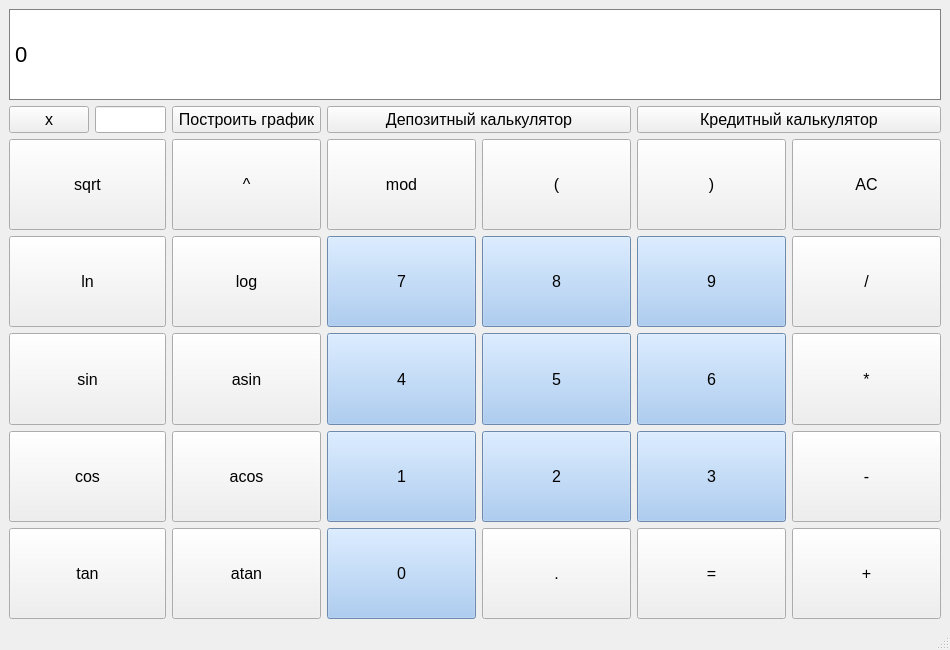
<?xml version="1.0" encoding="UTF-8"?>
<ui version="4.0">
 <class>MainWindow</class>
 <widget class="QMainWindow" name="MainWindow">
  <property name="geometry">
   <rect>
    <x>0</x>
    <y>0</y>
    <width>950</width>
    <height>650</height>
   </rect>
  </property>
  <property name="windowTitle">
   <string>MainWindow</string>
  </property>
  <widget class="QWidget" name="centralwidget">
   <layout class="QGridLayout" name="gridLayout">
    <item row="1" column="8" colspan="4">
     <widget class="QPushButton" name="credit">
      <property name="sizePolicy">
       <sizepolicy hsizetype="Minimum" vsizetype="Fixed">
        <horstretch>0</horstretch>
        <verstretch>0</verstretch>
       </sizepolicy>
      </property>
      <property name="font">
       <font>
        <pointsize>12</pointsize>
        <weight>50</weight>
        <bold>false</bold>
       </font>
      </property>
      <property name="text">
       <string>Кредитный калькулятор</string>
      </property>
     </widget>
    </item>
    <item row="5" column="4" colspan="2">
     <widget class="QPushButton" name="seven">
      <property name="sizePolicy">
       <sizepolicy hsizetype="Ignored" vsizetype="Ignored">
        <horstretch>0</horstretch>
        <verstretch>0</verstretch>
       </sizepolicy>
      </property>
      <property name="font">
       <font>
        <pointsize>12</pointsize>
        <weight>50</weight>
        <bold>false</bold>
       </font>
      </property>
      <property name="styleSheet">
       <string notr="true">background-color: rgb(153, 193, 241);</string>
      </property>
      <property name="text">
       <string>7</string>
      </property>
      <attribute name="buttonGroup">
       <string notr="true">numbs</string>
      </attribute>
     </widget>
    </item>
    <item row="10" column="0" colspan="2">
     <widget class="QPushButton" name="tan">
      <property name="sizePolicy">
       <sizepolicy hsizetype="Minimum" vsizetype="Ignored">
        <horstretch>0</horstretch>
        <verstretch>0</verstretch>
       </sizepolicy>
      </property>
      <property name="font">
       <font>
        <pointsize>12</pointsize>
        <weight>50</weight>
        <bold>false</bold>
       </font>
      </property>
      <property name="text">
       <string>tan</string>
      </property>
      <attribute name="buttonGroup">
       <string notr="true">functions</string>
      </attribute>
     </widget>
    </item>
    <item row="7" column="10" colspan="2">
     <widget class="QPushButton" name="mul">
      <property name="sizePolicy">
       <sizepolicy hsizetype="Ignored" vsizetype="Ignored">
        <horstretch>0</horstretch>
        <verstretch>0</verstretch>
       </sizepolicy>
      </property>
      <property name="font">
       <font>
        <pointsize>12</pointsize>
        <weight>50</weight>
        <bold>false</bold>
       </font>
      </property>
      <property name="text">
       <string>*</string>
      </property>
      <attribute name="buttonGroup">
       <string notr="true">operands</string>
      </attribute>
     </widget>
    </item>
    <item row="3" column="0" colspan="2">
     <widget class="QPushButton" name="sqrt">
      <property name="sizePolicy">
       <sizepolicy hsizetype="Ignored" vsizetype="Ignored">
        <horstretch>0</horstretch>
        <verstretch>0</verstretch>
       </sizepolicy>
      </property>
      <property name="font">
       <font>
        <pointsize>12</pointsize>
        <weight>50</weight>
        <bold>false</bold>
       </font>
      </property>
      <property name="text">
       <string>sqrt</string>
      </property>
      <attribute name="buttonGroup">
       <string notr="true">functions</string>
      </attribute>
     </widget>
    </item>
    <item row="5" column="8" colspan="2">
     <widget class="QPushButton" name="nine">
      <property name="sizePolicy">
       <sizepolicy hsizetype="Ignored" vsizetype="Ignored">
        <horstretch>0</horstretch>
        <verstretch>0</verstretch>
       </sizepolicy>
      </property>
      <property name="font">
       <font>
        <pointsize>12</pointsize>
        <weight>50</weight>
        <bold>false</bold>
       </font>
      </property>
      <property name="styleSheet">
       <string notr="true">background-color: rgb(153, 193, 241);</string>
      </property>
      <property name="text">
       <string>9</string>
      </property>
      <attribute name="buttonGroup">
       <string notr="true">numbs</string>
      </attribute>
     </widget>
    </item>
    <item row="5" column="6" colspan="2">
     <widget class="QPushButton" name="eight">
      <property name="sizePolicy">
       <sizepolicy hsizetype="Ignored" vsizetype="Ignored">
        <horstretch>0</horstretch>
        <verstretch>0</verstretch>
       </sizepolicy>
      </property>
      <property name="font">
       <font>
        <pointsize>12</pointsize>
        <weight>50</weight>
        <bold>false</bold>
       </font>
      </property>
      <property name="styleSheet">
       <string notr="true">background-color: rgb(153, 193, 241);</string>
      </property>
      <property name="text">
       <string>8</string>
      </property>
      <attribute name="buttonGroup">
       <string notr="true">numbs</string>
      </attribute>
     </widget>
    </item>
    <item row="5" column="10" colspan="2">
     <widget class="QPushButton" name="div">
      <property name="sizePolicy">
       <sizepolicy hsizetype="Minimum" vsizetype="Ignored">
        <horstretch>0</horstretch>
        <verstretch>0</verstretch>
       </sizepolicy>
      </property>
      <property name="font">
       <font>
        <pointsize>12</pointsize>
        <weight>50</weight>
        <bold>false</bold>
       </font>
      </property>
      <property name="text">
       <string>/</string>
      </property>
      <attribute name="buttonGroup">
       <string notr="true">operands</string>
      </attribute>
     </widget>
    </item>
    <item row="8" column="8" colspan="2">
     <widget class="QPushButton" name="three">
      <property name="sizePolicy">
       <sizepolicy hsizetype="Ignored" vsizetype="Ignored">
        <horstretch>0</horstretch>
        <verstretch>0</verstretch>
       </sizepolicy>
      </property>
      <property name="font">
       <font>
        <pointsize>12</pointsize>
        <weight>50</weight>
        <bold>false</bold>
       </font>
      </property>
      <property name="styleSheet">
       <string notr="true">background-color: rgb(153, 193, 241);</string>
      </property>
      <property name="text">
       <string>3</string>
      </property>
      <attribute name="buttonGroup">
       <string notr="true">numbs</string>
      </attribute>
     </widget>
    </item>
    <item row="5" column="0" colspan="2">
     <widget class="QPushButton" name="ln">
      <property name="sizePolicy">
       <sizepolicy hsizetype="Minimum" vsizetype="Ignored">
        <horstretch>0</horstretch>
        <verstretch>0</verstretch>
       </sizepolicy>
      </property>
      <property name="font">
       <font>
        <pointsize>12</pointsize>
        <weight>50</weight>
        <bold>false</bold>
       </font>
      </property>
      <property name="text">
       <string>ln</string>
      </property>
      <attribute name="buttonGroup">
       <string notr="true">functions</string>
      </attribute>
     </widget>
    </item>
    <item row="8" column="4" colspan="2">
     <widget class="QPushButton" name="one">
      <property name="sizePolicy">
       <sizepolicy hsizetype="Ignored" vsizetype="Ignored">
        <horstretch>0</horstretch>
        <verstretch>0</verstretch>
       </sizepolicy>
      </property>
      <property name="font">
       <font>
        <pointsize>12</pointsize>
        <weight>50</weight>
        <bold>false</bold>
       </font>
      </property>
      <property name="styleSheet">
       <string notr="true">background-color: rgb(153, 193, 241);</string>
      </property>
      <property name="text">
       <string>1</string>
      </property>
      <attribute name="buttonGroup">
       <string notr="true">numbs</string>
      </attribute>
     </widget>
    </item>
    <item row="7" column="0" colspan="2">
     <widget class="QPushButton" name="sin">
      <property name="sizePolicy">
       <sizepolicy hsizetype="Minimum" vsizetype="Ignored">
        <horstretch>0</horstretch>
        <verstretch>0</verstretch>
       </sizepolicy>
      </property>
      <property name="font">
       <font>
        <pointsize>12</pointsize>
        <weight>50</weight>
        <bold>false</bold>
       </font>
      </property>
      <property name="text">
       <string>sin</string>
      </property>
      <attribute name="buttonGroup">
       <string notr="true">functions</string>
      </attribute>
     </widget>
    </item>
    <item row="3" column="2" colspan="2">
     <widget class="QPushButton" name="exp">
      <property name="sizePolicy">
       <sizepolicy hsizetype="Minimum" vsizetype="Ignored">
        <horstretch>0</horstretch>
        <verstretch>0</verstretch>
       </sizepolicy>
      </property>
      <property name="font">
       <font>
        <pointsize>12</pointsize>
        <weight>50</weight>
        <bold>false</bold>
       </font>
      </property>
      <property name="text">
       <string>^</string>
      </property>
      <attribute name="buttonGroup">
       <string notr="true">operands</string>
      </attribute>
     </widget>
    </item>
    <item row="10" column="8" colspan="2">
     <widget class="QPushButton" name="equal">
      <property name="sizePolicy">
       <sizepolicy hsizetype="Minimum" vsizetype="Ignored">
        <horstretch>0</horstretch>
        <verstretch>0</verstretch>
       </sizepolicy>
      </property>
      <property name="font">
       <font>
        <pointsize>12</pointsize>
        <weight>50</weight>
        <bold>false</bold>
       </font>
      </property>
      <property name="text">
       <string>=</string>
      </property>
     </widget>
    </item>
    <item row="1" column="0">
     <widget class="QPushButton" name="x">
      <property name="sizePolicy">
       <sizepolicy hsizetype="Minimum" vsizetype="Fixed">
        <horstretch>0</horstretch>
        <verstretch>0</verstretch>
       </sizepolicy>
      </property>
      <property name="font">
       <font>
        <pointsize>12</pointsize>
        <weight>50</weight>
        <bold>false</bold>
       </font>
      </property>
      <property name="text">
       <string>x</string>
      </property>
      <attribute name="buttonGroup">
       <string notr="true">numbs</string>
      </attribute>
     </widget>
    </item>
    <item row="3" column="4" colspan="2">
     <widget class="QPushButton" name="mod">
      <property name="sizePolicy">
       <sizepolicy hsizetype="Minimum" vsizetype="Ignored">
        <horstretch>0</horstretch>
        <verstretch>0</verstretch>
       </sizepolicy>
      </property>
      <property name="font">
       <font>
        <pointsize>12</pointsize>
        <weight>50</weight>
        <bold>false</bold>
       </font>
      </property>
      <property name="text">
       <string>mod</string>
      </property>
      <attribute name="buttonGroup">
       <string notr="true">operands</string>
      </attribute>
     </widget>
    </item>
    <item row="3" column="6" colspan="2">
     <widget class="QPushButton" name="lbracket">
      <property name="sizePolicy">
       <sizepolicy hsizetype="Minimum" vsizetype="Ignored">
        <horstretch>0</horstretch>
        <verstretch>0</verstretch>
       </sizepolicy>
      </property>
      <property name="font">
       <font>
        <pointsize>12</pointsize>
        <weight>50</weight>
        <bold>false</bold>
       </font>
      </property>
      <property name="text">
       <string>(</string>
      </property>
      <attribute name="buttonGroup">
       <string notr="true">brackets</string>
      </attribute>
     </widget>
    </item>
    <item row="10" column="6" colspan="2">
     <widget class="QPushButton" name="floatDot">
      <property name="sizePolicy">
       <sizepolicy hsizetype="Minimum" vsizetype="Ignored">
        <horstretch>0</horstretch>
        <verstretch>0</verstretch>
       </sizepolicy>
      </property>
      <property name="font">
       <font>
        <pointsize>12</pointsize>
        <weight>50</weight>
        <bold>false</bold>
       </font>
      </property>
      <property name="text">
       <string>.</string>
      </property>
     </widget>
    </item>
    <item row="10" column="2" colspan="2">
     <widget class="QPushButton" name="atan">
      <property name="sizePolicy">
       <sizepolicy hsizetype="Minimum" vsizetype="Ignored">
        <horstretch>0</horstretch>
        <verstretch>0</verstretch>
       </sizepolicy>
      </property>
      <property name="font">
       <font>
        <pointsize>12</pointsize>
        <weight>50</weight>
        <bold>false</bold>
       </font>
      </property>
      <property name="text">
       <string>atan</string>
      </property>
      <attribute name="buttonGroup">
       <string notr="true">functions</string>
      </attribute>
     </widget>
    </item>
    <item row="0" column="0" colspan="12">
     <widget class="QLabel" name="result">
      <property name="sizePolicy">
       <sizepolicy hsizetype="Preferred" vsizetype="Ignored">
        <horstretch>0</horstretch>
        <verstretch>0</verstretch>
       </sizepolicy>
      </property>
      <property name="layoutDirection">
       <enum>Qt::LeftToRight</enum>
      </property>
      <property name="styleSheet">
       <string notr="true">/* styles.qss */
QLabel {
  qproperty-alignment: 'AlignVCenter | AlignRight';
  border: 1px solid gray;
  background-color: rgb(255, 255, 255);
  font-size: 22px;
}
</string>
      </property>
      <property name="text">
       <string>0</string>
      </property>
     </widget>
    </item>
    <item row="1" column="1">
     <widget class="QLineEdit" name="xInput">
      <property name="sizePolicy">
       <sizepolicy hsizetype="Ignored" vsizetype="Fixed">
        <horstretch>0</horstretch>
        <verstretch>0</verstretch>
       </sizepolicy>
      </property>
      <property name="font">
       <font>
        <pointsize>12</pointsize>
        <weight>50</weight>
        <bold>false</bold>
       </font>
      </property>
     </widget>
    </item>
    <item row="5" column="2" colspan="2">
     <widget class="QPushButton" name="log">
      <property name="sizePolicy">
       <sizepolicy hsizetype="Minimum" vsizetype="Ignored">
        <horstretch>0</horstretch>
        <verstretch>0</verstretch>
       </sizepolicy>
      </property>
      <property name="font">
       <font>
        <pointsize>12</pointsize>
        <weight>50</weight>
        <bold>false</bold>
       </font>
      </property>
      <property name="text">
       <string>log</string>
      </property>
      <attribute name="buttonGroup">
       <string notr="true">functions</string>
      </attribute>
     </widget>
    </item>
    <item row="1" column="4" colspan="4">
     <widget class="QPushButton" name="deposit">
      <property name="sizePolicy">
       <sizepolicy hsizetype="Minimum" vsizetype="Fixed">
        <horstretch>0</horstretch>
        <verstretch>0</verstretch>
       </sizepolicy>
      </property>
      <property name="font">
       <font>
        <pointsize>12</pointsize>
        <weight>50</weight>
        <bold>false</bold>
       </font>
      </property>
      <property name="text">
       <string>Депозитный калькулятор</string>
      </property>
     </widget>
    </item>
    <item row="8" column="2" colspan="2">
     <widget class="QPushButton" name="acos">
      <property name="sizePolicy">
       <sizepolicy hsizetype="Ignored" vsizetype="Ignored">
        <horstretch>0</horstretch>
        <verstretch>0</verstretch>
       </sizepolicy>
      </property>
      <property name="font">
       <font>
        <pointsize>12</pointsize>
        <weight>50</weight>
        <bold>false</bold>
       </font>
      </property>
      <property name="text">
       <string>acos</string>
      </property>
      <attribute name="buttonGroup">
       <string notr="true">functions</string>
      </attribute>
     </widget>
    </item>
    <item row="7" column="8" colspan="2">
     <widget class="QPushButton" name="six">
      <property name="sizePolicy">
       <sizepolicy hsizetype="Ignored" vsizetype="Ignored">
        <horstretch>0</horstretch>
        <verstretch>0</verstretch>
       </sizepolicy>
      </property>
      <property name="font">
       <font>
        <pointsize>12</pointsize>
        <weight>50</weight>
        <bold>false</bold>
       </font>
      </property>
      <property name="styleSheet">
       <string notr="true">background-color: rgb(153, 193, 241);</string>
      </property>
      <property name="text">
       <string>6</string>
      </property>
      <attribute name="buttonGroup">
       <string notr="true">numbs</string>
      </attribute>
     </widget>
    </item>
    <item row="8" column="6" colspan="2">
     <widget class="QPushButton" name="two">
      <property name="sizePolicy">
       <sizepolicy hsizetype="Ignored" vsizetype="Ignored">
        <horstretch>0</horstretch>
        <verstretch>0</verstretch>
       </sizepolicy>
      </property>
      <property name="font">
       <font>
        <pointsize>12</pointsize>
        <weight>50</weight>
        <bold>false</bold>
       </font>
      </property>
      <property name="styleSheet">
       <string notr="true">background-color: rgb(153, 193, 241);</string>
      </property>
      <property name="text">
       <string>2</string>
      </property>
      <attribute name="buttonGroup">
       <string notr="true">numbs</string>
      </attribute>
     </widget>
    </item>
    <item row="3" column="10" colspan="2">
     <widget class="QPushButton" name="AC">
      <property name="sizePolicy">
       <sizepolicy hsizetype="Minimum" vsizetype="Ignored">
        <horstretch>0</horstretch>
        <verstretch>0</verstretch>
       </sizepolicy>
      </property>
      <property name="font">
       <font>
        <pointsize>12</pointsize>
        <weight>50</weight>
        <bold>false</bold>
       </font>
      </property>
      <property name="text">
       <string>AC</string>
      </property>
     </widget>
    </item>
    <item row="1" column="2" colspan="2">
     <widget class="QPushButton" name="drow">
      <property name="sizePolicy">
       <sizepolicy hsizetype="Minimum" vsizetype="Fixed">
        <horstretch>0</horstretch>
        <verstretch>0</verstretch>
       </sizepolicy>
      </property>
      <property name="font">
       <font>
        <pointsize>12</pointsize>
        <weight>50</weight>
        <bold>false</bold>
       </font>
      </property>
      <property name="text">
       <string>Построить график</string>
      </property>
     </widget>
    </item>
    <item row="3" column="8" colspan="2">
     <widget class="QPushButton" name="rbracket">
      <property name="sizePolicy">
       <sizepolicy hsizetype="Minimum" vsizetype="Ignored">
        <horstretch>0</horstretch>
        <verstretch>0</verstretch>
       </sizepolicy>
      </property>
      <property name="font">
       <font>
        <pointsize>12</pointsize>
        <weight>50</weight>
        <bold>false</bold>
       </font>
      </property>
      <property name="text">
       <string>)</string>
      </property>
      <attribute name="buttonGroup">
       <string notr="true">brackets</string>
      </attribute>
     </widget>
    </item>
    <item row="10" column="10" colspan="2">
     <widget class="QPushButton" name="plus">
      <property name="sizePolicy">
       <sizepolicy hsizetype="Ignored" vsizetype="Ignored">
        <horstretch>0</horstretch>
        <verstretch>0</verstretch>
       </sizepolicy>
      </property>
      <property name="font">
       <font>
        <pointsize>12</pointsize>
        <weight>50</weight>
        <bold>false</bold>
       </font>
      </property>
      <property name="text">
       <string>+</string>
      </property>
      <attribute name="buttonGroup">
       <string notr="true">operands</string>
      </attribute>
     </widget>
    </item>
    <item row="8" column="0" colspan="2">
     <widget class="QPushButton" name="cos">
      <property name="sizePolicy">
       <sizepolicy hsizetype="Ignored" vsizetype="Ignored">
        <horstretch>0</horstretch>
        <verstretch>0</verstretch>
       </sizepolicy>
      </property>
      <property name="font">
       <font>
        <pointsize>12</pointsize>
        <weight>50</weight>
        <bold>false</bold>
       </font>
      </property>
      <property name="text">
       <string>cos</string>
      </property>
      <attribute name="buttonGroup">
       <string notr="true">functions</string>
      </attribute>
     </widget>
    </item>
    <item row="8" column="10" colspan="2">
     <widget class="QPushButton" name="minus">
      <property name="sizePolicy">
       <sizepolicy hsizetype="Ignored" vsizetype="Ignored">
        <horstretch>0</horstretch>
        <verstretch>0</verstretch>
       </sizepolicy>
      </property>
      <property name="font">
       <font>
        <pointsize>12</pointsize>
        <weight>50</weight>
        <bold>false</bold>
       </font>
      </property>
      <property name="text">
       <string>-</string>
      </property>
      <attribute name="buttonGroup">
       <string notr="true">operands</string>
      </attribute>
     </widget>
    </item>
    <item row="7" column="2" colspan="2">
     <widget class="QPushButton" name="asin">
      <property name="sizePolicy">
       <sizepolicy hsizetype="Minimum" vsizetype="Ignored">
        <horstretch>0</horstretch>
        <verstretch>0</verstretch>
       </sizepolicy>
      </property>
      <property name="font">
       <font>
        <pointsize>12</pointsize>
        <weight>50</weight>
        <bold>false</bold>
       </font>
      </property>
      <property name="text">
       <string>asin</string>
      </property>
      <attribute name="buttonGroup">
       <string notr="true">functions</string>
      </attribute>
     </widget>
    </item>
    <item row="7" column="4" colspan="2">
     <widget class="QPushButton" name="four">
      <property name="sizePolicy">
       <sizepolicy hsizetype="Ignored" vsizetype="Ignored">
        <horstretch>0</horstretch>
        <verstretch>0</verstretch>
       </sizepolicy>
      </property>
      <property name="font">
       <font>
        <pointsize>12</pointsize>
        <weight>50</weight>
        <bold>false</bold>
       </font>
      </property>
      <property name="styleSheet">
       <string notr="true">background-color: rgb(153, 193, 241);</string>
      </property>
      <property name="text">
       <string>4</string>
      </property>
      <attribute name="buttonGroup">
       <string notr="true">numbs</string>
      </attribute>
     </widget>
    </item>
    <item row="10" column="4" colspan="2">
     <widget class="QPushButton" name="zero">
      <property name="sizePolicy">
       <sizepolicy hsizetype="Ignored" vsizetype="Ignored">
        <horstretch>0</horstretch>
        <verstretch>0</verstretch>
       </sizepolicy>
      </property>
      <property name="font">
       <font>
        <pointsize>12</pointsize>
        <weight>50</weight>
        <bold>false</bold>
       </font>
      </property>
      <property name="styleSheet">
       <string notr="true">background-color: rgb(153, 193, 241);</string>
      </property>
      <property name="text">
       <string>0</string>
      </property>
      <attribute name="buttonGroup">
       <string notr="true">numbs</string>
      </attribute>
     </widget>
    </item>
    <item row="7" column="6" colspan="2">
     <widget class="QPushButton" name="five">
      <property name="sizePolicy">
       <sizepolicy hsizetype="Ignored" vsizetype="Ignored">
        <horstretch>0</horstretch>
        <verstretch>0</verstretch>
       </sizepolicy>
      </property>
      <property name="font">
       <font>
        <pointsize>12</pointsize>
        <weight>50</weight>
        <bold>false</bold>
       </font>
      </property>
      <property name="styleSheet">
       <string notr="true">background-color: rgb(153, 193, 241);</string>
      </property>
      <property name="text">
       <string>5</string>
      </property>
      <attribute name="buttonGroup">
       <string notr="true">numbs</string>
      </attribute>
     </widget>
    </item>
   </layout>
  </widget>
  <widget class="QStatusBar" name="statusbar"/>
 </widget>
 <resources/>
 <connections/>
 <buttongroups>
  <buttongroup name="operands"/>
  <buttongroup name="functions"/>
  <buttongroup name="numbs"/>
  <buttongroup name="brackets"/>
 </buttongroups>
</ui>
